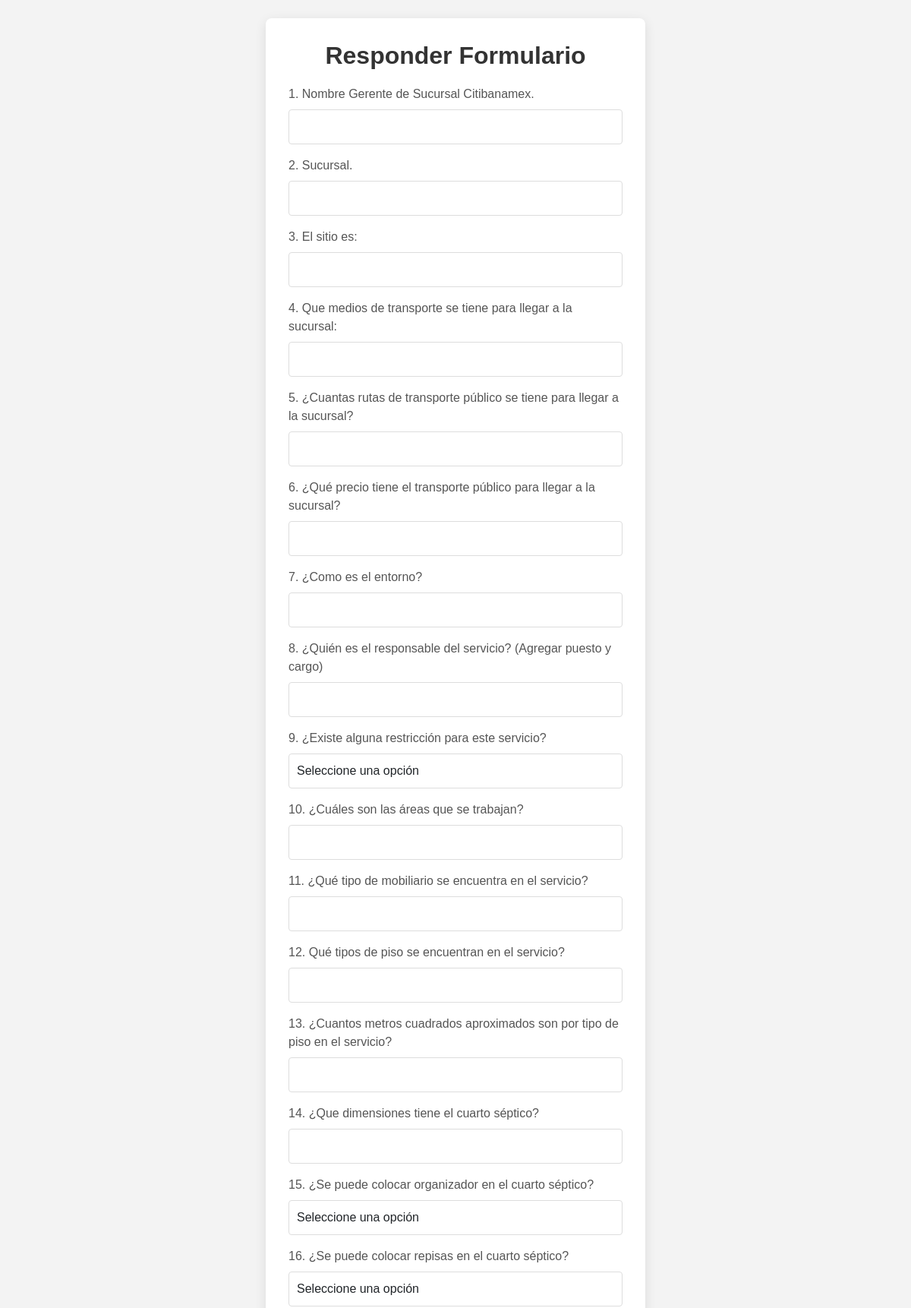
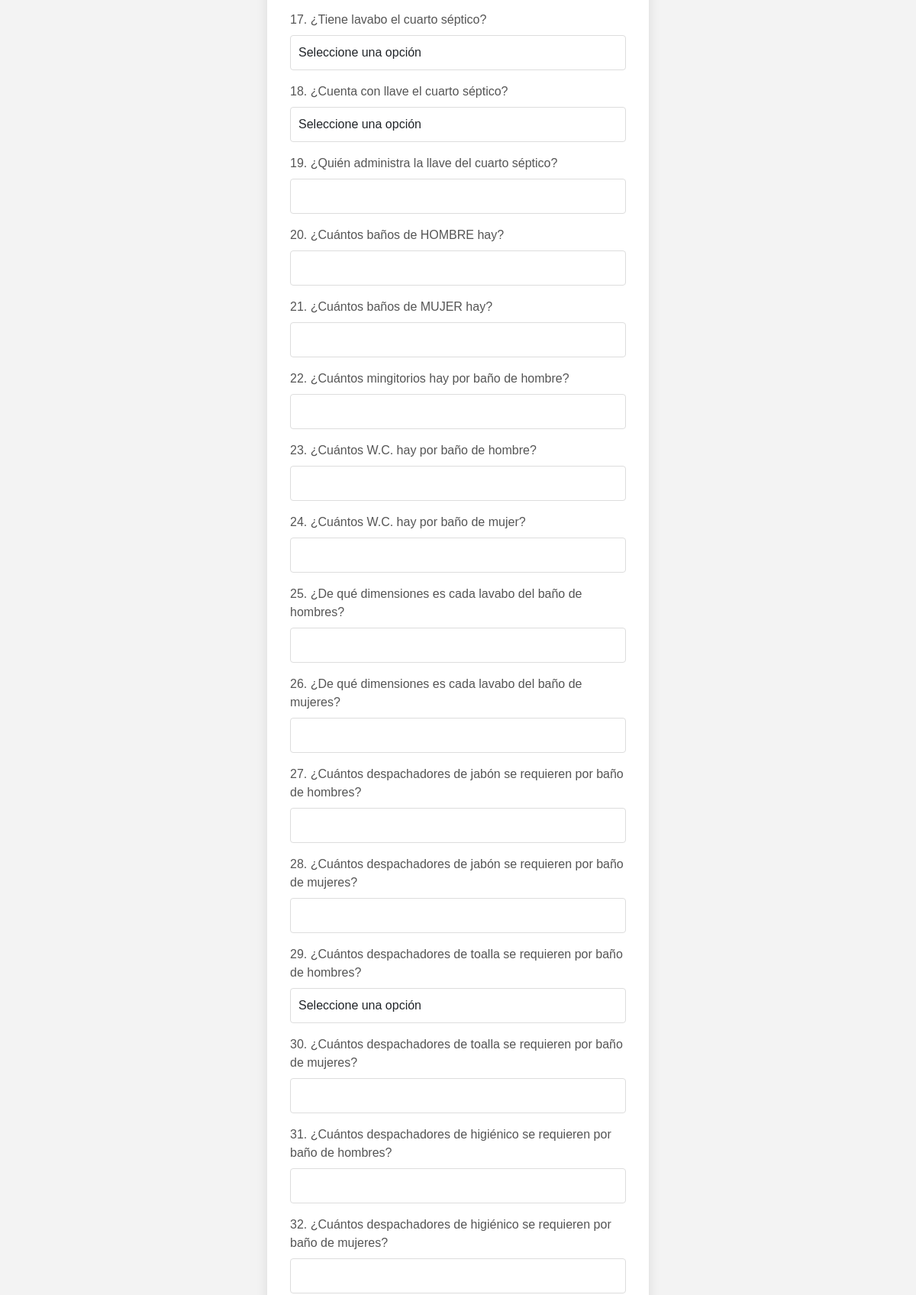
The app's page /responder (signed in, upper part) with its own data (2 pictures, top to bottom).
### tables this page shows
CREATE TABLE forms (
            id INTEGER PRIMARY KEY AUTOINCREMENT,
            user_id INTEGER,
            creator_name TEXT NOT NULL,
            question TEXT,
            type TEXT,
            FOREIGN KEY(user_id) REFERENCES users(id)
        );

### app.py (the view, shortened to what this page needs)
@app.route('/responder', methods=['GET', 'POST'])
def responder():
    user_id = session.get('user_id')
    name = session.get('name')
    if not user_id:
        return redirect(url_for('login'))
    with sqlite3.connect('mydatabase.db') as conn:
        cursor = conn.cursor()
        cursor.execute('SELECT id, question, type FROM forms WHERE user_id = ?', (user_id,))
        questions = cursor.fetchall()
    return render_template('responder.html', questions=questions)

### templates/responder.html (shortened to what this page needs)
<!DOCTYPE html>
<html lang="es">
<head>
    <link rel="stylesheet" href="https://cdn.jsdelivr.net/npm/bootstrap@5.3.2/dist/css/bootstrap.min.css">
    <link rel="stylesheet" href="{{ url_for('static', filename='styles.css') }}">
</head>
<body>
    <div class="container mt-4">
        <h2 class="text-center">Responder Formulario</h2>
        <form action="{{ url_for('responder') }}" method="POST">
            {% for question in questions %}
            <div class="form-group mb-3">
                <label>{{ question[1] }}</label> {% if question[2] == 'Texto' %}
                <input type="text" class="form-control" name="respuesta_{{ question[0] }}" title="Escribe tu respuesta aquí"> {% elif question[2] == 'Opción múltiple' %}
                <select class="form-control" name="respuesta_{{ question[0] }}" title="Seleccione una opción">
                    <option value="">Seleccione una opción</option>
                </select> {% elif question[2] == 'Casilla de verificación' %}
                <div class="form-check">
                    <input type="checkbox" class="form-check-input" name="respuesta_{{ question[0] }}" value="Sí" id="respuesta_{{ question[0] }}">
                    <label class="form-check-label" for="respuesta_{{ question[0] }}">Selecciona esta opción</label>
                </div>
                {% endif %}
            </div>
            {% endfor %}
        </form>
    </div>
</body>
</html>

### static/styles.css (style rules this page uses)
body { font-family: Arial, sans-serif; margin: 0; padding: 0; display: flex; justify-content: center; align-items: center; min-height: 100vh; background-color: #f3f3f3; }
.container { background-color: white; padding: 30px; border-radius: 8px; box-shadow: 0 4px 15px rgba(0, 0, 0, 0.1); max-width: 500px; width: 100%; }
.container h2 { margin-bottom: 20px; color: #333333; font-weight: bold; text-align: center; }
.form-group { margin-bottom: 20px; }
.form-group label { display: block; margin-bottom: 8px; font-weight: 500; color: #555555; }
.form-group input, .form-group textarea, .form-group select { width: 100%; padding: 10px; box-sizing: border-box; border: 1px solid #dddddd; border-radius: 4px; transition: border-color 0.3s ease-in-out; }

### records on screen
forms: question "1. Nombre Gerente de Sucursal Citibanamex."
forms: question "2. Sucursal."
forms: question "3. El sitio es:"
forms: question "4. Que medios de transporte se tiene para llegar a la sucursal:"
forms: question "5. ¿Cuantas rutas de transporte público se tiene para llegar a la sucursal?"
forms: question "6. ¿Qué precio tiene el transporte público para llegar a la sucursal?"
forms: question "7. ¿Como es el entorno?"
forms: question "8. ¿Quién es el responsable del servicio? (Agregar puesto y cargo)"
forms: question "9. ¿Existe alguna restricción para este servicio?"
forms: question "10. ¿Cuáles son las áreas que se trabajan?"
forms: question "11. ¿Qué tipo de mobiliario se encuentra en el servicio?"
forms: question "12. Qué tipos de piso se encuentran en el servicio?"
forms: question "13. ¿Cuantos metros cuadrados aproximados son por tipo de piso en el servicio?"
forms: question "14. ¿Que dimensiones tiene el cuarto séptico?"
forms: question "15. ¿Se puede colocar organizador en el cuarto séptico?"
forms: question "16. ¿Se puede colocar repisas en el cuarto séptico?"
forms: question "17. ¿Tiene lavabo el cuarto séptico?"
forms: question "18. ¿Cuenta con llave el cuarto séptico?"
forms: question "19. ¿Quién administra la llave del cuarto séptico?"
forms: question "20. ¿Cuántos baños de HOMBRE hay?"
forms: question "21. ¿Cuántos baños de MUJER hay?"
forms: question "22. ¿Cuántos mingitorios hay por baño de hombre?"
forms: question "23. ¿Cuántos W.C. hay por baño de hombre?"
forms: question "24. ¿Cuántos W.C. hay por baño de mujer?"
forms: question "25. ¿De qué dimensiones es cada lavabo del baño de hombres?"
forms: question "26. ¿De qué dimensiones es cada lavabo del baño de mujeres?"
forms: question "27. ¿Cuántos despachadores de jabón se requieren por baño de hombres?"
forms: question "28. ¿Cuántos despachadores de jabón se requieren por baño de mujeres?"
forms: question "29. ¿Cuántos despachadores de toalla se requieren por baño de hombres?"
forms: question "30. ¿Cuántos despachadores de toalla se requieren por baño de mujeres?"
forms: question "31. ¿Cuántos despachadores de higiénico se requieren por baño de hombres?"
forms: question "32. ¿Cuántos despachadores de higiénico se requieren por baño de mujeres?"
